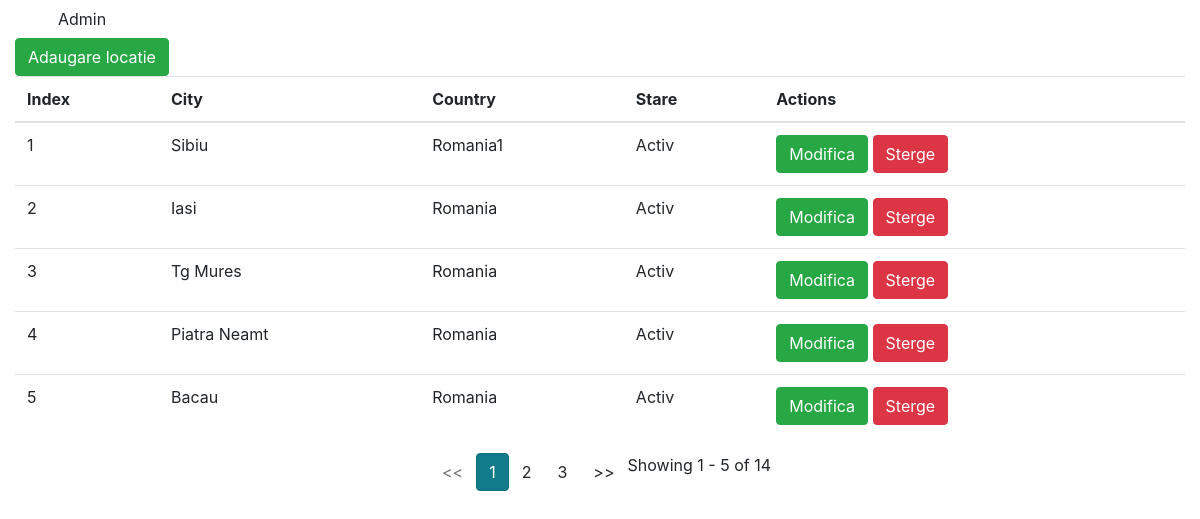
Page /locations/ on the committed database.
### aplicatie1/models.py (models this page shows, shortened)
class Locations(models.Model):
    city=models.CharField(max_length=100)
    country=models.CharField(max_length=100)
    active=models.BooleanField(default=1)

### aplicatie1/views.py (the view)
# urls.py: path('', views.LocationView.as_view(), name='lista_locatii'),
class LocationView(ListView):
    model = Locations
    template_name = 'aplicatie1/locations_index.html'
    paginate_by = 5

### proiect/contex_processors.py (called while the page is built)
def is_ready_to_work(request):
    if request.user.is_authenticated:
        if Pontaj.objects.filter(user_id=request.user.id, end_date=None).exists():
            return {'ready_to_work': False}
        return {'ready_to_work': True}
    return {}

### templates/aplicatie1/locations_index.html
{% extends 'base.html' %}
{% block content %}
    <a href="{% url 'locations:adauga' %}" class="btn btn-success">Adaugare locatie</a>
    <br>
    <table class="table">
        <thead>
            <tr>
                <th>Index</th>
                <th>City</th>
                <th>Country</th>
                <th>Stare</th>
                <th>Actions</th>
            </tr>
        </thead>
        <tbody>
            {% for item in locations_list %}
                <tr>
                    <td>{{ forloop.counter0|add:page_obj.start_index }}</td>
                    <td>{{ item.city }}</td>
                    <td>{{ item.country }}</td>
                    <td>{% if item.active == 1 %}
                    <span>Activ</span>
                    {% else %}
                    <span>Inactiv</span>
                    {% endif %}
                    </td>
                    <td>
                        <a href="{% url 'locations:modifica' item.id %}" class="btn btn-success">Modifica</a>
                        {% if item.active == 1 %}
                        <a href="{% url 'locations:sterge' item.id %}" class="btn btn-danger">Sterge</a>
                        {% else %}
                        <a href="{% url 'locations:activeaza' item.id %}" class="btn btn-info">Activeaza</a>
                        {% endif %}
                    </td>
                </tr>
            {% endfor %}
        </tbody>
    </table>
    <div class="d-flex justify-content-center">
    {% if is_paginated %}
        <ul class="pagination">
            {% if page_obj.has_previous %}
                <li><a class="btn" href="?page={{ page_obj.previous_page_number }}"><<</a></li>
            {% else %}
                <li class="disabled btn"><span><<</span></li>
            {% endif %}
            {% for i in paginator.page_range %}
                {% if page_obj.number == i %}
                    <li class="active btn btn-info"><span>{{ i }}<span class="sr-only">(curent)</span></span></li>
                {% else %}
                    <li><a class="btn" href="?page={{ i }}">{{ i }}</a></li>
                {% endif %}
            {% endfor %}
            {% if page_obj.has_next %}
                <li><a class="btn" href="?page={{ page_obj.next_page_number }}">>></a></li>
            {% else %}
                <li class="disabled btn"><span>>></span></li>
            {% endif %}
        <span class="align-right">Showing {{ page_obj.start_index }} - {{ page_obj.end_index }} of {{ page_obj.paginator.count }}</span>
        </ul>
    {% endif %}
    </div>
{% endblock %}

### rows in the picture
Locations: city "Sibiu", country "Romania1", active "Activ"
Locations: city "Iasi", country "Romania", active "Activ"
Locations: city "Tg Mures", country "Romania", active "Activ"
Locations: city "Piatra Neamt", country "Romania", active "Activ"
Locations: city "Bacau", country "Romania", active "Activ"

### other values in the picture
{{ i }} "1"
{{ i }} "2" "3"
{{ page_obj.start_index }} "1"
{{ page_obj.end_index }} "5"
{{ page_obj.paginator.count }} "14"
